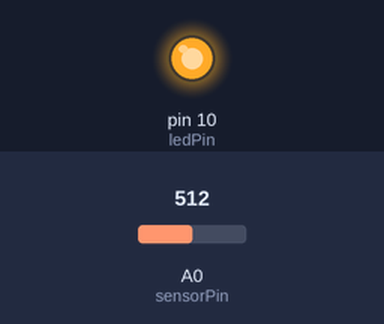
Simulated run of this sketch. Board: Arduino Uno, built with avr-gcc and run on an emulated ATmega328P. Shown: output pins drawn as LEDs (lit = HIGH). Inputs (shaded band) come from the test bench; at power-on: A0 (sensorPin) = 512.

Above: at 1.2 s.
1.3 s: A0 (sensorPin) set to 0
At 2.4 s:
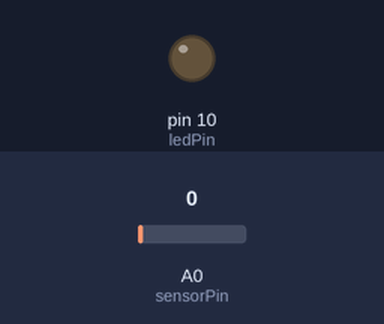
2.8 s: A0 (sensorPin) set to 3
4.3 s: A0 (sensorPin) set to 6
At 4.8 s:
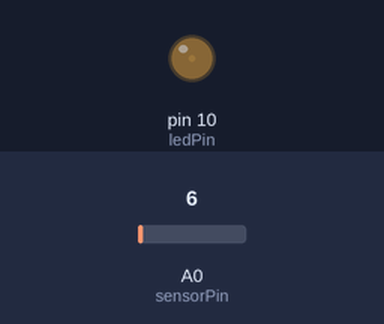
5.8 s: A0 (sensorPin) set to 122
At 6.9 s:
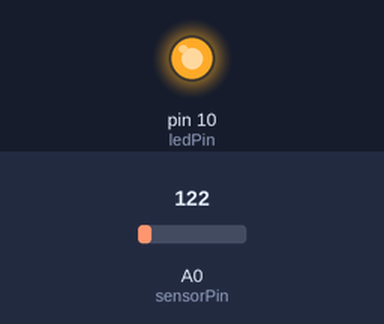
Timing chart, 0 to 8.3 s (numbered marks = the images above; inputs shaded):
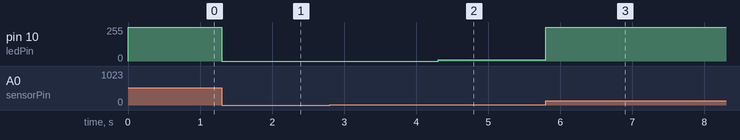

The sketch:

Lesson7_1.ino
```cpp
//项目七 —— 互动电子鼓
int sensorPin = 0;                //压电陶瓷传感器连接到模拟0
int ledPin = 10;                  //LED连接到数字10

void setup() {
  pinMode(ledPin, OUTPUT);
}

void loop() {
  int sensorValue = analogRead(sensorPin);    //读取模拟口0的值
  //通过map()把0~1023的值转换为0~255
  int outputValue = map(sensorValue, 0, 1023, 0, 255);
  analogWrite(ledPin, outputValue*10);   //给LED写入对应值
  delay(10);
}
```

Measured:
- after the input at 1.3 s, pin 10 (ledPin): 255/255 → 0/255 at once
- after the input at 2.8 s, every drawn part: stays the same
- after the input at 4.3 s, pin 10 (ledPin): 0/255 → 10/255 at once
- after the input at 5.8 s, pin 10 (ledPin): 10/255 → 255/255 at once
